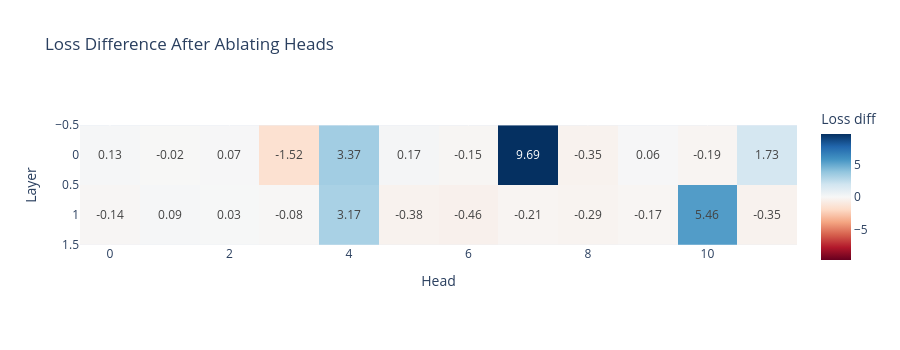

The notebook cell this image was saved under:
### Markdown cell above
Once you've passed the tests, you can plot the results:

### Code cell
imshow(
    ablation_scores,
    labels={"x": "Head", "y": "Layer", "color": "Loss diff"},
    title="Loss Difference After Ablating Heads",
    text_auto=".2f",
    width=900,
    height=350,
)

### Figure 1 — Plotly figure (JSON) as saved in the notebook; plotly's stock layout.template omitted (floating-point values rounded to 4 significant figures)
{"data": [{"coloraxis": "coloraxis", "hovertemplate": "Head: %{x}<br>Layer: %{y}<br>Loss diff: %{z}<extra></extra>", "name": "0", "texttemplate": "%{z:.2f}", "type": "heatmap", "xaxis": "x", "yaxis": "y", "z": [[0.127, -0.0205, 0.07341, -1.517, 3.37, 0.1661, -0.1456, 9.687, -0.3539, 0.05512, -0.1851, 1.733], [-0.1353, 0.08968, 0.03472, -0.07557, 3.174, -0.3773, -0.4595, -0.21, -0.2917, -0.1707, 5.456, -0.3532]]}], "layout": {"coloraxis": {"autocolorscale": false, "cmid": 0, "colorbar": {"title": {"text": "Loss diff"}}, "colorscale": [[0, "rgb(103,0,31)"], [0.1, "rgb(178,24,43)"], [0.2, "rgb(214,96,77)"], [0.3, "rgb(244,165,130)"], [0.4, "rgb(253,219,199)"], [0.5, "rgb(247,247,247)"], [0.6, "rgb(209,229,240)"], [0.7, "rgb(146,197,222)"], [0.8, "rgb(67,147,195)"], [0.9, "rgb(33,102,172)"], [1, "rgb(5,48,97)"]]}, "height": 350, "title": {"text": "Loss Difference After Ablating Heads"}, "width": 900, "xaxis": {"anchor": "y", "constrain": "domain", "domain": [0, 1], "scaleanchor": "y", "title": {"text": "Head"}}, "yaxis": {"anchor": "x", "autorange": "reversed", "constrain": "domain", "domain": [0, 1], "title": {"text": "Layer"}}}}
